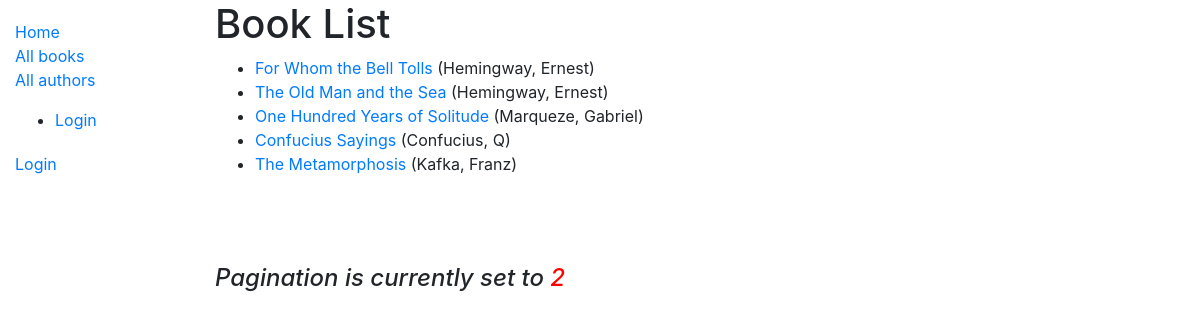
/catalog/books/, run on an earlier commit of the app's database.
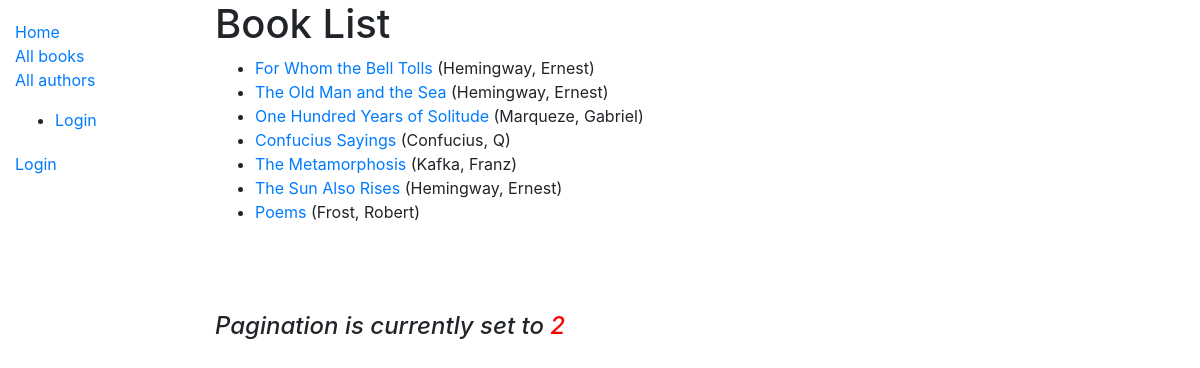
And on a later commit of the database.
### catalog/models.py (models this page shows, shortened)
class Book(models.Model):
    title = models.CharField(max_length=200)
    author = models.ForeignKey('Author', on_delete=models.SET_NULL, null=True)
    summary = models.TextField(max_length=1000, help_text='Enter a brief description of the book')
    isbn = models.CharField('ISBN', max_length=13, unique=True,
                             help_text='13 Character <a href="https://www.isbn-international.org/content/what-isbn">ISBN number</a>')
    genre = models.ManyToManyField(Genre, help_text='Select a genre for this book')
    language = models.ForeignKey('Language', on_delete=models.SET_NULL, null=True)
    def get_absolute_url(self):
        return reverse('book-detail', args=[str(self.id)])
    def display_genre(self):
        """Create a string for the Genre. This is required to display genre in Admin."""
        return ', '.join(genre.name for genre in self.genre.all()[:3])
    display_genre.short_description = 'Genre'

class Author(models.Model):
    first_name = models.CharField(max_length=100)
    last_name = models.CharField(max_length=100)
    date_of_birth = models.DateField(null=True, blank=True)
    date_of_death = models.DateField('died', null=True, blank=True)  # Not 'Died'-Django expects 'died'
    class Meta:
        ordering = ['last_name']
    def __str__(self):
        return f'{self.last_name}, {self.first_name}'

### catalog/views.py (the view)
# urls.py: path('books/', views.BookListView.as_view(), name='books'),
class BookListView(generic.ListView):
    model = Book
    paginate_by = 10

### catalog/templates/catalog/book_list.html
{% extends "base_generic.html" %}
{% block content %}
  <h1>Book List</h1>
  {% if book_list %}
  <ul>
    {% for book in book_list %}
      <li>
        <a href="{{ book.get_absolute_url }}">{{ book.title }}</a> ({{book.author}})
      </li>
    {% endfor %}
  </ul>
  {% else %}
    <p>There are no books in the library.</p>
  {% endif %}
  <br><br><br>
  <h4><em>Pagination is currently set to <span style="color: red">2</span></em></h4>
{% endblock %}

What changed in the data, as far as the page shows it:
added Book: title "The Sun Also Rises", author "Hemingway, Ernest"
added Book: title "Poems", author "Frost, Robert"
